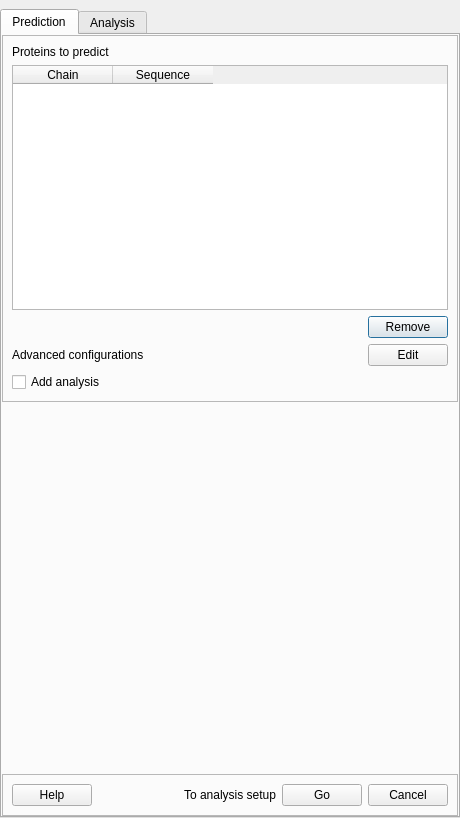
<?xml version="1.0" encoding="UTF-8"?>
<ui version="4.0">
 <class>Dialog</class>
 <widget class="QDialog" name="Dialog">
  <property name="geometry">
   <rect>
    <x>0</x>
    <y>0</y>
    <width>460</width>
    <height>818</height>
   </rect>
  </property>
  <property name="windowTitle">
   <string>Dialog</string>
  </property>
  <layout class="QVBoxLayout" name="verticalLayout">
   <property name="leftMargin">
    <number>0</number>
   </property>
   <property name="topMargin">
    <number>9</number>
   </property>
   <property name="rightMargin">
    <number>0</number>
   </property>
   <property name="bottomMargin">
    <number>0</number>
   </property>
   <item>
    <widget class="QTabWidget" name="tab_widget">
     <property name="currentIndex">
      <number>0</number>
     </property>
     <widget class="QWidget" name="tab_prediction">
      <attribute name="title">
       <string>Prediction</string>
      </attribute>
      <layout class="QVBoxLayout" name="verticalLayout_4">
       <property name="leftMargin">
        <number>0</number>
       </property>
       <property name="topMargin">
        <number>0</number>
       </property>
       <property name="rightMargin">
        <number>0</number>
       </property>
       <property name="bottomMargin">
        <number>0</number>
       </property>
       <item>
        <widget class="QFrame" name="frame">
         <property name="frameShape">
          <enum>QFrame::StyledPanel</enum>
         </property>
         <property name="frameShadow">
          <enum>QFrame::Raised</enum>
         </property>
         <layout class="QVBoxLayout" name="verticalLayout_3">
          <item>
           <layout class="QVBoxLayout" name="verticalLayout_123">
            <item>
             <layout class="QVBoxLayout" name="verticalLayout_124">
              <item>
               <widget class="QLabel" name="lbl_proteins_to_predict">
                <property name="text">
                 <string>Proteins to predict</string>
                </property>
               </widget>
              </item>
              <item>
               <widget class="QTableWidget" name="table_proteins_to_predict">
                <column>
                 <property name="text">
                  <string>Chain</string>
                 </property>
                </column>
                <column>
                 <property name="text">
                  <string>Sequence</string>
                 </property>
                </column>
               </widget>
              </item>
             </layout>
            </item>
            <item>
             <layout class="QHBoxLayout" name="horizontalLayout_108">
              <item>
               <spacer name="horizontalSpacer_83">
                <property name="orientation">
                 <enum>Qt::Horizontal</enum>
                </property>
                <property name="sizeHint" stdset="0">
                 <size>
                  <width>40</width>
                  <height>20</height>
                 </size>
                </property>
               </spacer>
              </item>
              <item>
               <widget class="QPushButton" name="btn_prediction_remove">
                <property name="text">
                 <string>Remove</string>
                </property>
               </widget>
              </item>
             </layout>
            </item>
           </layout>
          </item>
          <item>
           <layout class="QHBoxLayout" name="horizontalLayout_112">
            <item>
             <widget class="QLabel" name="lbl_advanced_config">
              <property name="text">
               <string>Advanced configurations</string>
              </property>
             </widget>
            </item>
            <item>
             <spacer name="horizontalSpacer_87">
              <property name="orientation">
               <enum>Qt::Horizontal</enum>
              </property>
              <property name="sizeHint" stdset="0">
               <size>
                <width>40</width>
                <height>20</height>
               </size>
              </property>
             </spacer>
            </item>
            <item>
             <widget class="QPushButton" name="btn_edit_advanced_config">
              <property name="text">
               <string>Edit</string>
              </property>
             </widget>
            </item>
           </layout>
          </item>
          <item>
           <widget class="QCheckBox" name="checkbox_add_analysis">
            <property name="text">
             <string>Add analysis</string>
            </property>
           </widget>
          </item>
         </layout>
        </widget>
       </item>
       <item>
        <spacer name="verticalSpacer_19">
         <property name="orientation">
          <enum>Qt::Vertical</enum>
         </property>
         <property name="sizeType">
          <enum>QSizePolicy::MinimumExpanding</enum>
         </property>
         <property name="sizeHint" stdset="0">
          <size>
           <width>20</width>
           <height>40</height>
          </size>
         </property>
        </spacer>
       </item>
       <item>
        <widget class="QFrame" name="frame_bottom">
         <property name="frameShape">
          <enum>QFrame::StyledPanel</enum>
         </property>
         <property name="frameShadow">
          <enum>QFrame::Raised</enum>
         </property>
         <layout class="QVBoxLayout" name="verticalLayout_2">
          <item>
           <layout class="QHBoxLayout" name="horizontalLayout">
            <item>
             <widget class="QPushButton" name="btn_help">
              <property name="text">
               <string>Help</string>
              </property>
             </widget>
            </item>
            <item>
             <spacer name="horizontalSpacer_84">
              <property name="orientation">
               <enum>Qt::Horizontal</enum>
              </property>
              <property name="sizeHint" stdset="0">
               <size>
                <width>40</width>
                <height>20</height>
               </size>
              </property>
             </spacer>
            </item>
            <item>
             <widget class="QLabel" name="lbl_go_to_analysis_setup">
              <property name="text">
               <string>To analysis setup</string>
              </property>
             </widget>
            </item>
            <item>
             <widget class="QPushButton" name="btn_go_to_analysis_setup">
              <property name="text">
               <string>Go</string>
              </property>
             </widget>
            </item>
            <item>
             <widget class="QPushButton" name="btn_cancel">
              <property name="text">
               <string>Cancel</string>
              </property>
             </widget>
            </item>
           </layout>
          </item>
         </layout>
        </widget>
       </item>
      </layout>
     </widget>
     <widget class="QWidget" name="tab_analysis">
      <attribute name="title">
       <string>Analysis</string>
      </attribute>
      <layout class="QVBoxLayout" name="verticalLayout_7">
       <property name="leftMargin">
        <number>0</number>
       </property>
       <property name="topMargin">
        <number>0</number>
       </property>
       <property name="rightMargin">
        <number>0</number>
       </property>
       <property name="bottomMargin">
        <number>0</number>
       </property>
       <item>
        <widget class="QFrame" name="frame_3">
         <property name="frameShape">
          <enum>QFrame::StyledPanel</enum>
         </property>
         <property name="frameShadow">
          <enum>QFrame::Raised</enum>
         </property>
         <layout class="QVBoxLayout" name="verticalLayout_6">
          <item>
           <layout class="QVBoxLayout" name="verticalLayout_131">
            <item>
             <widget class="QLabel" name="lbl_analysis_overview">
              <property name="text">
               <string>Protein structure analysis'</string>
              </property>
             </widget>
            </item>
            <item>
             <widget class="QListWidget" name="list_analysis_overview">
              <property name="sizePolicy">
               <sizepolicy hsizetype="Expanding" vsizetype="Expanding">
                <horstretch>0</horstretch>
                <verstretch>0</verstretch>
               </sizepolicy>
              </property>
              <property name="minimumSize">
               <size>
                <width>0</width>
                <height>0</height>
               </size>
              </property>
              <property name="maximumSize">
               <size>
                <width>16777215</width>
                <height>16777215</height>
               </size>
              </property>
             </widget>
            </item>
            <item>
             <layout class="QHBoxLayout" name="horizontalLayout_116">
              <item>
               <spacer name="horizontalSpacer_91">
                <property name="orientation">
                 <enum>Qt::Horizontal</enum>
                </property>
                <property name="sizeHint" stdset="0">
                 <size>
                  <width>40</width>
                  <height>20</height>
                 </size>
                </property>
               </spacer>
              </item>
              <item>
               <widget class="QPushButton" name="btn_analysis_remove">
                <property name="text">
                 <string>Remove</string>
                </property>
               </widget>
              </item>
              <item>
               <widget class="QPushButton" name="btn_analysis_add">
                <property name="text">
                 <string>Add</string>
                </property>
               </widget>
              </item>
             </layout>
            </item>
           </layout>
          </item>
         </layout>
        </widget>
       </item>
       <item>
        <spacer name="verticalSpacer_20">
         <property name="orientation">
          <enum>Qt::Vertical</enum>
         </property>
         <property name="sizeType">
          <enum>QSizePolicy::MinimumExpanding</enum>
         </property>
         <property name="sizeHint" stdset="0">
          <size>
           <width>20</width>
           <height>40</height>
          </size>
         </property>
        </spacer>
       </item>
       <item>
        <widget class="QFrame" name="frame_bottom_2">
         <property name="frameShape">
          <enum>QFrame::StyledPanel</enum>
         </property>
         <property name="frameShadow">
          <enum>QFrame::Raised</enum>
         </property>
         <layout class="QVBoxLayout" name="verticalLayout_5">
          <item>
           <layout class="QHBoxLayout" name="horizontalLayout_2">
            <item>
             <widget class="QPushButton" name="btn_help_2">
              <property name="text">
               <string>Help</string>
              </property>
             </widget>
            </item>
            <item>
             <spacer name="horizontalSpacer_92">
              <property name="orientation">
               <enum>Qt::Horizontal</enum>
              </property>
              <property name="sizeHint" stdset="0">
               <size>
                <width>40</width>
                <height>20</height>
               </size>
              </property>
             </spacer>
            </item>
            <item>
             <widget class="QPushButton" name="btn_analysis_back_4">
              <property name="text">
               <string>Back</string>
              </property>
             </widget>
            </item>
            <item>
             <widget class="QPushButton" name="btn_start_prediction_analysis">
              <property name="text">
               <string>Start</string>
              </property>
             </widget>
            </item>
           </layout>
          </item>
         </layout>
        </widget>
       </item>
      </layout>
     </widget>
    </widget>
   </item>
  </layout>
 </widget>
 <resources/>
 <connections/>
</ui>
